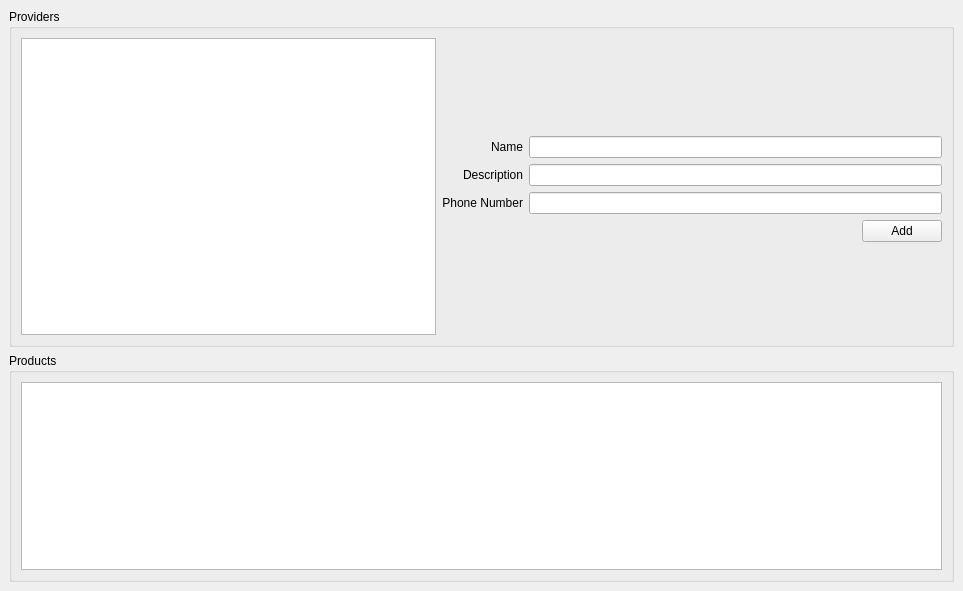
<?xml version="1.0" encoding="UTF-8"?>
<ui version="4.0">
 <class>MainWindow</class>
 <widget class="QMainWindow" name="MainWindow">
  <property name="geometry">
   <rect>
    <x>0</x>
    <y>0</y>
    <width>963</width>
    <height>591</height>
   </rect>
  </property>
  <property name="windowTitle">
   <string>MainWindow</string>
  </property>
  <widget class="QWidget" name="centralwidget">
   <layout class="QGridLayout" name="gridLayout_3">
    <item row="0" column="0">
     <widget class="QGroupBox" name="groupBox">
      <property name="title">
       <string>Providers</string>
      </property>
      <layout class="QGridLayout" name="gridLayout">
       <item row="0" column="0" rowspan="4">
        <widget class="QTableView" name="tableViewProviders"/>
       </item>
       <item row="2" column="2">
        <widget class="QPushButton" name="pushButtonAddProvider">
         <property name="text">
          <string>Add</string>
         </property>
        </widget>
       </item>
       <item row="2" column="1">
        <spacer name="horizontalSpacer">
         <property name="orientation">
          <enum>Qt::Horizontal</enum>
         </property>
         <property name="sizeHint" stdset="0">
          <size>
           <width>40</width>
           <height>20</height>
          </size>
         </property>
        </spacer>
       </item>
       <item row="1" column="1" colspan="2">
        <layout class="QHBoxLayout" name="horizontalLayout">
         <item>
          <layout class="QVBoxLayout" name="verticalLayout">
           <item>
            <widget class="QLabel" name="label">
             <property name="layoutDirection">
              <enum>Qt::LeftToRight</enum>
             </property>
             <property name="text">
              <string>Name</string>
             </property>
             <property name="alignment">
              <set>Qt::AlignRight|Qt::AlignTrailing|Qt::AlignVCenter</set>
             </property>
            </widget>
           </item>
           <item>
            <widget class="QLabel" name="label_2">
             <property name="layoutDirection">
              <enum>Qt::LeftToRight</enum>
             </property>
             <property name="text">
              <string>Description</string>
             </property>
             <property name="alignment">
              <set>Qt::AlignRight|Qt::AlignTrailing|Qt::AlignVCenter</set>
             </property>
            </widget>
           </item>
           <item>
            <widget class="QLabel" name="label_3">
             <property name="layoutDirection">
              <enum>Qt::LeftToRight</enum>
             </property>
             <property name="text">
              <string>Phone Number</string>
             </property>
             <property name="alignment">
              <set>Qt::AlignRight|Qt::AlignTrailing|Qt::AlignVCenter</set>
             </property>
            </widget>
           </item>
          </layout>
         </item>
         <item>
          <layout class="QVBoxLayout" name="verticalLayout_2">
           <item>
            <widget class="QLineEdit" name="lineEditProviderName"/>
           </item>
           <item>
            <widget class="QLineEdit" name="lineEditProviderDesc"/>
           </item>
           <item>
            <widget class="QLineEdit" name="lineEditProviderPhoneNumber"/>
           </item>
          </layout>
         </item>
        </layout>
       </item>
       <item row="0" column="1" colspan="2">
        <spacer name="verticalSpacer_2">
         <property name="orientation">
          <enum>Qt::Vertical</enum>
         </property>
         <property name="sizeHint" stdset="0">
          <size>
           <width>20</width>
           <height>95</height>
          </size>
         </property>
        </spacer>
       </item>
       <item row="3" column="1" colspan="2">
        <spacer name="verticalSpacer">
         <property name="orientation">
          <enum>Qt::Vertical</enum>
         </property>
         <property name="sizeHint" stdset="0">
          <size>
           <width>20</width>
           <height>95</height>
          </size>
         </property>
        </spacer>
       </item>
      </layout>
     </widget>
    </item>
    <item row="1" column="0">
     <widget class="QGroupBox" name="groupBox_2">
      <property name="title">
       <string>Products</string>
      </property>
      <layout class="QGridLayout" name="gridLayout_2">
       <item row="0" column="0">
        <widget class="QTableView" name="tableViewProducts"/>
       </item>
      </layout>
     </widget>
    </item>
   </layout>
  </widget>
  <widget class="QMenuBar" name="menubar">
   <property name="geometry">
    <rect>
     <x>0</x>
     <y>0</y>
     <width>963</width>
     <height>21</height>
    </rect>
   </property>
  </widget>
 </widget>
 <resources/>
 <connections/>
</ui>
